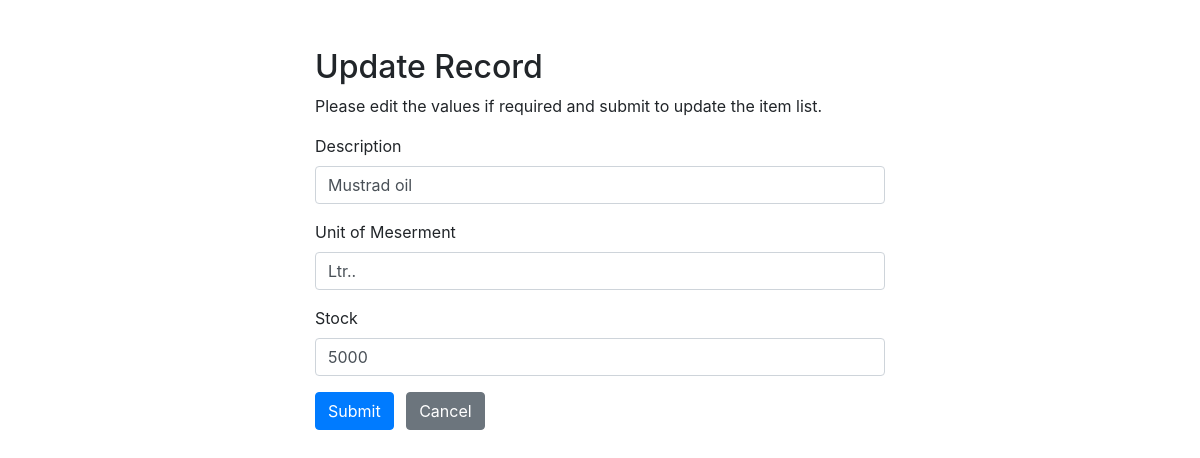
The app's page /update.php?id=2 with its own data.
### tables this page shows
CREATE TABLE `item_master` (
  `item_id` int(11) NOT NULL,
  `item_description` varchar(150) NOT NULL,
  `item_uom` varchar(10) NOT NULL,
  `item_stock` float NOT NULL,
  `item_status` enum('Y','N') NOT NULL
);

### update.php (the view, shortened to what this page needs)
<?php
require_once "config.php";
$item_name = $item_uom = $item_stock_err = $item_name_err = $item_uom = $item_uom_err ="";
$stat='Y';
if(isset($_POST["id"]) && !empty($_POST["id"])){
    $id = $_POST["id"];
    $input_name = trim($_POST["item_name"]);
    if(empty($input_name)){
        $name_err = "Please enter a item name.";
    } elseif(!filter_var($input_name, FILTER_VALIDATE_REGEXP, array("options"=>array("regexp"=>"/^[a-zA-Z\s]+$/")))){
        $name_err = "Please enter a valid item name.";
    } else{
        $name = $input_name;
    }
    $item_uomp = trim($_POST["item_uom"]);
    if(empty($item_uomp)){
        $item_uom_err = "Please enter an unit of measurment.";
    } else{
        $uom = $item_uomp;
    }
    $input_stock = trim($_POST["item_stock"]);
    if(empty($input_stock)){
        $item_stock_err = "Please enter the item stock.";
    } elseif(!ctype_digit($input_stock)){
        $item_stock_err = "Please enter a positive integer .";
    } else{
        $stock = $input_stock;
    }
    if(empty($item_name_err) && empty($item_uom_err) && empty($item_stock_err)){
        $sql = "UPDATE item_master SET item_description=:name, item_uom=:uom, item_stock=:stock,item_status=:status  WHERE item_id=:id";
        if($stmt = $pdo->prepare($sql)){
            $stmt->bindParam(":name", $param_name);
            $stmt->bindParam(":uom", $param_uom);
            $stmt->bindParam(":stock", $param_stock);
            $stmt->bindParam(":id", $param_id);
            $stmt->bindParam(":status", $param_status);
            $param_name = $name;
            $param_uom  = $uom;
            $param_stock= $stock;
            $param_status=$stat;
            $param_id = $id;
            if($stmt->execute()){
                header("location: item_list.php");
                exit();
            } else{
                echo "Oops! Something went wrong. Please try again later.";
            }
        }
        unset($stmt);
    }
    unset($pdo);
}
else
{
    if(isset($_GET["id"]) && !empty(trim($_GET["id"]))){
        $sql = "SELECT * FROM item_master WHERE item_id = :id";
        if($stmt = $pdo->prepare($sql)){
            $stmt->bindParam(":id", $param_id);
            if($stmt->execute()){
                if($stmt->rowCount() == 1){
                    $row = $stmt->fetch(PDO::FETCH_ASSOC);
                    $item_p_name  = $row["item_description"];
                    $item_p_uom   = $row["item_uom"];
                    $item_p_stock = $row["item_stock"];
                }
                else
                {
                    header("location: error.php");
                    exit();
                }
            } else{
                echo "Oops! Something went wrong. Please try again later.";
            }
        }
    }  else{
        header("location: error.php");
        exit();
    }
}
?>
<!DOCTYPE html>
<html lang="en">
<head>
    <link rel="stylesheet" href="https://stackpath.bootstrapcdn.com/bootstrap/4.5.2/css/bootstrap.min.css">
</head>
<body>
    <div class="wrapper">
        <div class="container-fluid">
            <div class="row">
                <div class="col-md-12">
                    <h2 class="mt-5">Update Record</h2>
                    <p>Please edit the values if required and submit to update the item list.</p>
                    <form action="<?php echo htmlspecialchars(basename($_SERVER['REQUEST_URI'])); ?>" method="post">
                        <div class="form-group">
                            <label>Description</label>
                            <input type="text" name="item_name" class="form-control <?php echo (!empty($name_err)) ? 'is-invalid' : ''; ?>" value="<?php echo $item_p_name; ?>">
                        </div>
                        <div class="form-group">
                            <label>Unit of Meserment</label>
                            <input type="text" name="item_uom" class="form-control <?php echo (!empty($name_err)) ? 'is-invalid' : ''; ?>" value="<?php echo $item_p_uom; ?>">
                        </div>
                        <div class="form-group">
                            <label>Stock</label>
                            <input type="text" name="item_stock" class="form-control <?php echo (!empty($item_stock_err)) ? 'is-invalid' : ''; ?>" value="<?php echo $item_p_stock; ?>">
                        </div>
                        <input type="submit" class="btn btn-primary" value="Submit">
                        <a href="item_list.php" class="btn btn-secondary ml-2">Cancel</a>
                    </form>
                </div>
            </div>
        </div>
    </div>
</body>
</html>

### update.php (style rules this page uses)
.wrapper { width: 600px; margin: 0 auto; }

### records on screen
item_master: item_name "Mustrad oil", item_uom "Ltr..", item_stock "5000"
